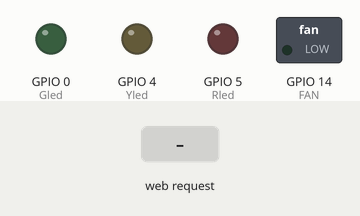
Recording of a sketch running on a simulated ESP8266 (NodeMCU). On the bench: switched loads named in the sketch (green lamp = pin HIGH), output pins drawn as LEDs (lit = HIGH). The test bench sets the inputs (shaded band). WiFi joins after 1.5 s; servers stay silent unless stated; what the sketch prints to the serial monitor is not drawn.

Above: at 3.2 s.
3.3 s: HTTP request GET /?Gled=ON received
At 4.5 s:
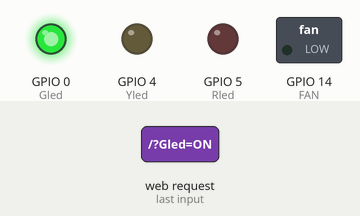
4.8 s: HTTP request GET /?Yled=ON received
At 5.7 s:
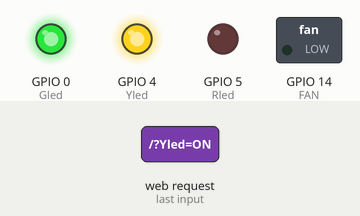
6.3 s: HTTP request GET /?Gled=OFF received
At 6.8 s:
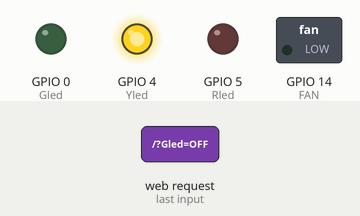
7.8 s: HTTP request GET /?Rled=ON received
At 9.0 s:
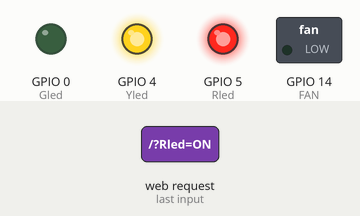
9.3 s: HTTP request GET /?Yled=OFF received
At 10.3 s:
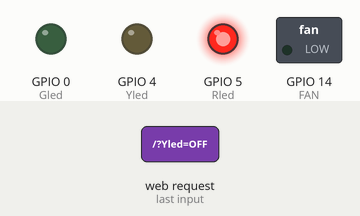
10.8 s: HTTP request GET /?Gled=ON received
At 11.5 s:
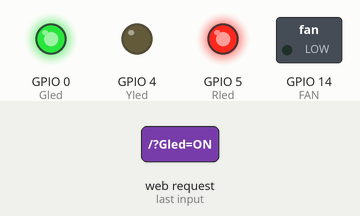
Timing chart, 0 to 13.3 s (numbered marks = the images above; inputs shaded):
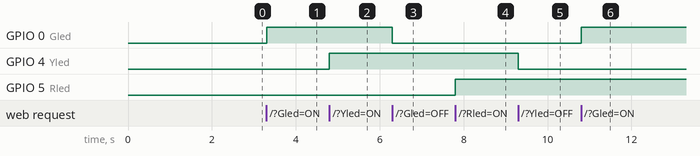

The sketch:

web_server.ino
```cpp
#include <ESP8266WiFi.h>
//請修改以下參數--------------------------------------------
char ssid[] = "linkou203-4F";
char password[] = "56665666";

int Gled = 0; //宣告綠色Led在 GPIO 0
int Yled = 4; //宣告黃色Led在 GPIO 4
int Rled = 5; //宣告紅色Led在 GPIO 5
int FAN= 14; //宣告USB風扇在 GPIO 14

WiFiServer server(80); //宣告伺服器位在80 port

void setup()
{
  Serial.begin(115200);
  Serial.print("開始連線到無線網路SSID:");
  Serial.println(ssid);
  WiFi.begin(ssid, password);
  while (WiFi.status() != WL_CONNECTED) {
    Serial.print(".");
    delay(1000);
  }
  Serial.println("連線完成");
  server.begin();
  Serial.print("伺服器已啟動，http://");
  Serial.println(WiFi.localIP());
  pinMode(Gled, OUTPUT);
  pinMode(Yled, OUTPUT);
  pinMode(Rled, OUTPUT);
  pinMode(FAN, OUTPUT);

}

void loop()
{
  //宣告一個連線
  WiFiClient client = server.available();
  if (client) {
    //有人連入時
    Serial.println("使用者連入");
    //-------------網頁的html部份開始--------------
    client.println("HTTP/1.1 200 OK");
    client.println("Content-Type: text/html");
    client.println("");
    client.println("<!DOCTYPE HTML>");
    client.println("<html><head><meta charset='utf-8'></head>");
    client.println("<br>");
    client.println("<h1>ESP8226 Web Server</h1>");
    //HTML超連結指令
    client.println("<a href='/Gled=ON'>開啟綠色LED</a><br>");
    client.println("<a href='/Gled=OFF'>關閉綠色LED</a><br>");
    client.println("<a href='/Yled=ON'>開啟黃色LED</a><br>");
    client.println("<a href='/Yled=OFF'>關閉黃色LED</a><br>");
    client.println("<a href='/Rled=ON'>開啟紅色LED</a><br>");
    client.println("<a href='/Rled=OFF'>關閉紅色LED</a><br>");
    client.println("<a href='/FAN=ON'>開啟USB風扇</a><br>");
    client.println("<a href='/FAN=OFF'>關閉USB風扇</a><br>");


    client.println("</html>");
    //-------------網頁的html部份結束--------------
    //取得使用者輸入的網址
    String request = client.readStringUntil('\r');
    Serial.println(request);
    //判斷超連結指令
    //網址內包含Gled=ON，就開啟綠燈，如果Gled=OFF，關閉綠燈
    if (request.indexOf("Gled=ON") >= 0) { digitalWrite(Gled, HIGH); }
    if (request.indexOf("Gled=OFF") >= 0) { digitalWrite(Gled, LOW); }
    if (request.indexOf("Yled=ON") >= 0) { digitalWrite(Yled, HIGH); }
    if (request.indexOf("Yled=OFF") >= 0) { digitalWrite(Yled, LOW); }
    if (request.indexOf("Rled=ON") >= 0) { digitalWrite(Rled, HIGH); }
    if (request.indexOf("Rled=OFF") >= 0) { digitalWrite(Rled, LOW); }
    if (request.indexOf("FAN=ON") >= 0) { digitalWrite(FAN, HIGH); }
    if (request.indexOf("FAN=OFF") >= 0) { digitalWrite(FAN, LOW); }

    Serial.println("完成");
    client.stop();//停止連線
  }
}
```

Measured:
- after the input at 3.3 s, GPIO 0 (Gled): LOW → HIGH at once
- after the input at 4.8 s, GPIO 4 (Yled): LOW → HIGH at once
- after the input at 6.3 s, GPIO 0 (Gled): HIGH → LOW at once
- after the input at 7.8 s, GPIO 5 (Rled): LOW → HIGH at once
- after the input at 9.3 s, GPIO 4 (Yled): HIGH → LOW at once
- after the input at 10.8 s, GPIO 0 (Gled): LOW → HIGH at once
